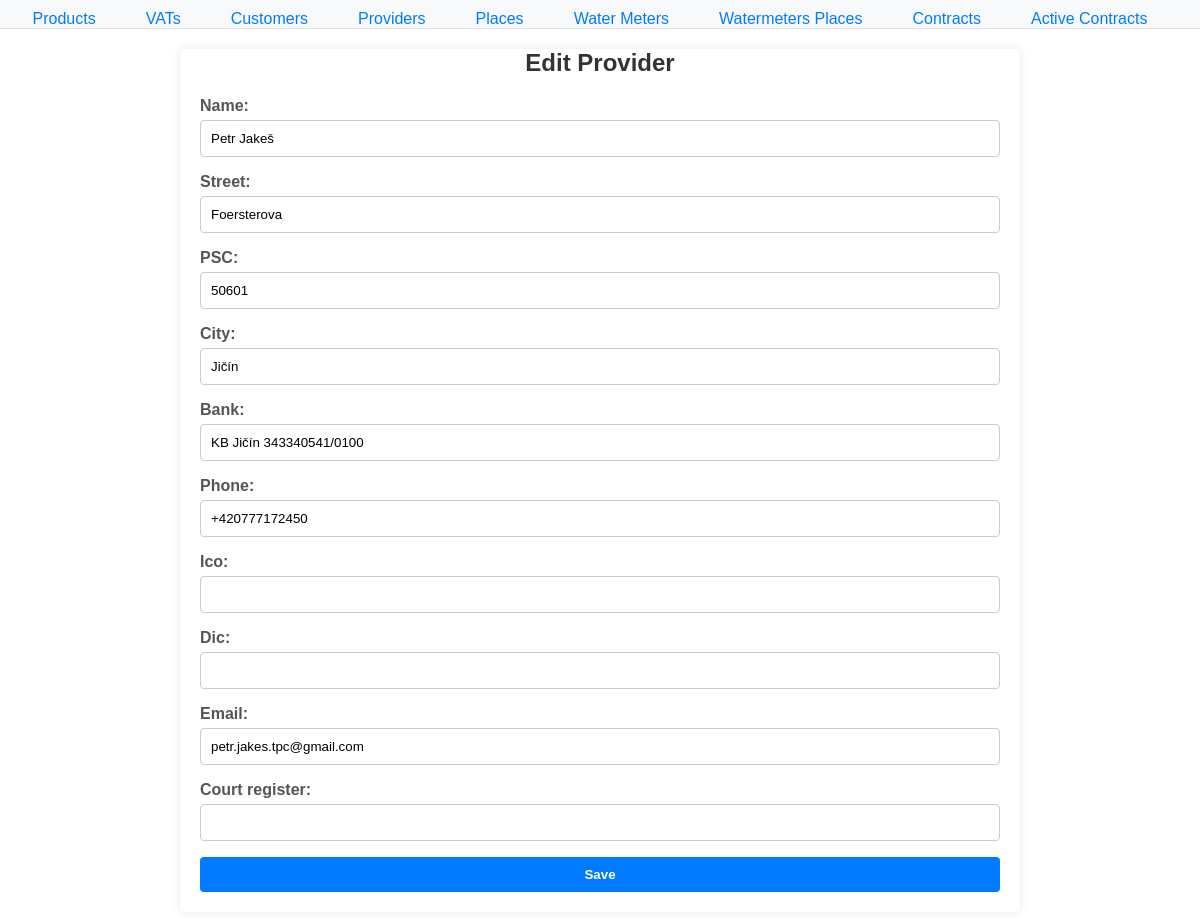
The page /water/providers/edit/1/ on the database its author committed.
### water/models.py (models this page shows, shortened)
class Provider(models.Model):
    provider_id = models.AutoField(primary_key=True)
    name = models.CharField(max_length=255)
    street = models.CharField(max_length=100)
    PSC = models.CharField(max_length=20)
    city = models.CharField(max_length=100)
    bank = models.CharField(max_length=50)
    phone = models.CharField(max_length=20)
    ICO = models.CharField(max_length=20, unique=True)
    DIC = models.CharField(max_length=20, unique=True)
    email = models.EmailField()
    court_register = models.CharField(max_length=255)
    class Meta:
        db_table = 'Providers'

### water/views.py (the view)
# urls.py: path('providers/edit/<int:pk>/', views.edit_provider, name='edit_provider'),
def edit_provider(request, pk):
    provider = get_object_or_404(Provider, pk=pk)
    if request.method == 'POST':
        form = ProviderForm(request.POST, instance=provider)
        if form.is_valid():
            form.save()
            return redirect('provider_list')
    else:
        form = ProviderForm(instance=provider)
    return render(request, 'water/provider_edit.html', {'form': form})

### water/forms.py
class ProviderForm(forms.ModelForm):
    class Meta:
        model = Provider
        fields = ['name', 'street', 'PSC', 'city', 'bank', 'phone', 'ICO', 'DIC', 'email', 'court_register']
    ICO = forms.CharField(required=False)
    DIC = forms.CharField(required=False)
    court_register = forms.CharField(required=False)

### water/templates/water/provider_edit.html (shortened to what this page needs)
        {% extends 'water/base.html' %}
        {% block content %}
            <h2>Edit Provider</h2>
            <form method="post">
                {{ form.as_p }}
                <button type="submit">Save</button>
            </form>
        {% endblock %}

### water/static/styles.css (style rules this page uses)
body { font-family: Arial, sans-serif; margin: 0; padding: 0; }
label { display: block; margin-bottom: 5px; }
input[type="text"], input[type="number"], input[type="datetime-local"] { width: 100%; padding: 8px; border: 1px solid #ccc; border-radius: 4px; box-sizing: border-box; }
button { background-color: #007BFF; color: white; padding: 10px 15px; border: none; border-radius: 5px; cursor: pointer; transition: background-color 0.3s; }
label { display: block; margin-bottom: 5px; font-weight: bold; }
input[type="text"], input[type="number"], input[type="datetime-local"] { width: 100%; padding: 10px; border: 1px solid #ccc; border-radius: 4px; box-sizing: border-box; }
button { width: 100%; padding: 10px; border: none; border-radius: 5px; cursor: pointer; transition: background-color 0.3s; background-color: #007BFF; color: white; }
h2 { margin-bottom: 20px; color: #333; text-align: center; }
label { display: block; margin-bottom: 5px; font-weight: bold; color: #555; }
input[type="text"], input[type="number"], input[type="email"], input[type="tel"] { width: 100%; padding: 10px; border: 1px solid #ccc; border-radius: 4px; box-sizing: border-box; }
button { width: 100%; padding: 10px; border: none; border-radius: 4px; cursor: pointer; background-color: #007bff; color: white; font-weight: bold; }

### rows shown on the page
Provider: name "Petr Jakeš", street "Foersterova", PSC "50601", city "Jičín", bank "KB Jičín 343340541/0100", phone "+420777172450", email "petr.jakes.tpc@gmail.com"
